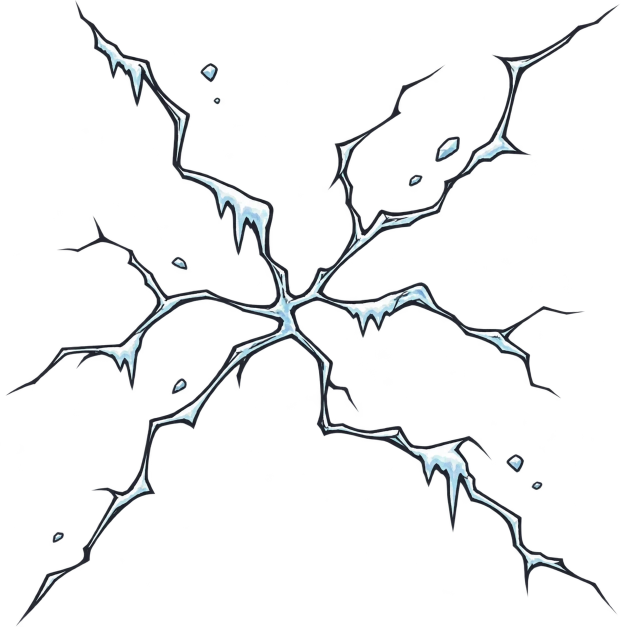
#> input picture art/fx/frost_crack_overlay.webp, 1254 x 1254 px (shown at 1/2 size)
$ python slice_layers.py ../fx/frost_crack_overlay.webp ../fx/explosion_sheet_4x3.png
#> lines starting #> are read from the running program, lines starting #| are printed output that depends on the picture; after the words box and inside, x2 and y2 are one past the last pixel; in counts of white or black regions, pixels touching at a corner belong together
#!/usr/bin/env python3
"""Slice a generated 'separated parts' sheet into one transparent PNG per part (+ manifest.json).
Usage: slice_layers.py sheet.webp out_dir name1 name2 ...   (names in reading order: top band to bottom band, left to right)
Parts that touch/overlap come out as ONE piece - the script reports the count so you can re-prompt with 'visible gaps'."""
import sys, os, json
import numpy as np
from PIL import Image
from scipy import ndimage as ndi

sheet, out, names = sys.argv[1], sys.argv[2], sys.argv[3:]
im = Image.open(sheet).convert("RGBA"); a = np.array(im)
#> further down, im is the input picture: PIL image 1254x1254 RGBA; mean R, G, B, A 11.5, 12.5, 13.5, 20.9
THR = int(os.environ.get("SLICE_THR", 8)); KEEP = int(os.environ.get("SLICE_KEEP", 8))   # raise THR to separate soft glows from solid parts
mask = a[..., 3] > THR
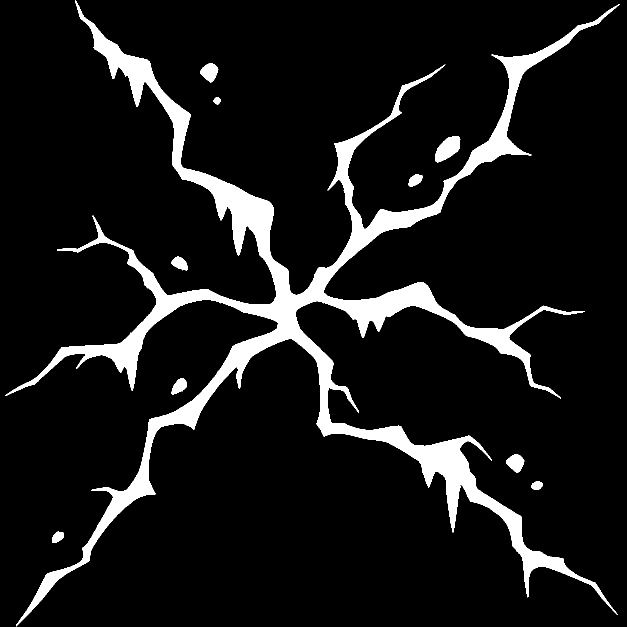
#> mask: shape (1254, 1254) bool (shown at 1/2 size); 9.2% white; 14 white regions (4 under 20 px), largest, box (x1, y1, x2, y2) and area: (11, 0, 1240, 1253) 138274, (870, 272, 921, 325) 1677, (400, 126, 437, 165) 924
lab, n = ndi.label(ndi.binary_dilation(mask, iterations=6))   # join tiny gaps inside a part, not between parts
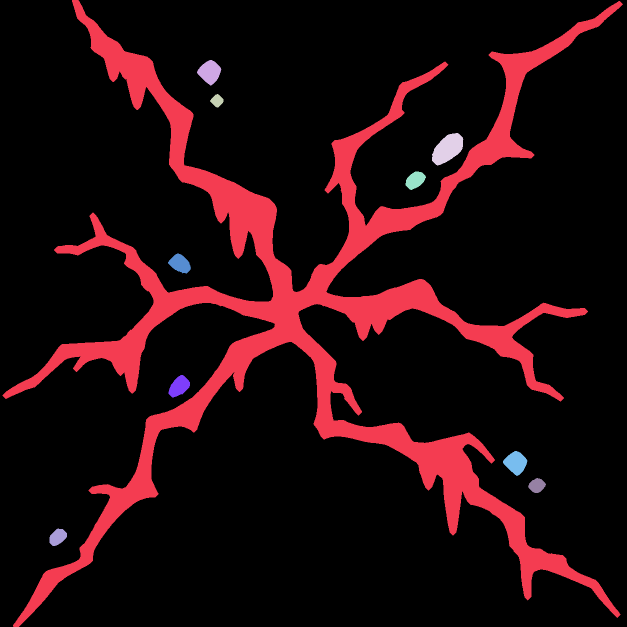
#> lab: shape (1254, 1254) int32 (shown at 1/2 size); 11 distinct labels, from 0 to 10; one colour per label, 0 black
#> n = 10
parts = []
for k in range(1, n + 1):
    ys, xs = np.where((lab == k) & mask)
    if len(ys) < int(os.environ.get('SLICE_MIN', 4000)):
        continue
    parts.append((ys.min(), xs.min(), ys.max(), xs.max(), k))
#> after the loop, parts = [(0, 11, 1252, 1239, 1)]
parts.sort(key=lambda p: (round((p[0] + p[2]) / 2 / 250), (p[1] + p[3]) / 2))
if len(parts) != len(names):
    print(f"WARNING: found {len(parts)} parts but {len(names)} names given"); names = (names + [f"part{i}" for i in range(len(parts))])[:len(parts)]
#| WARNING: found 1 parts but 0 names given
#> after `names = (names + [f'part{i}' for i in range(len(parts))])[:len(parts)]`: names = ['part0']
os.makedirs(out, exist_ok=True)
manifest = {"sheet": os.path.basename(sheet), "sheet_size": list(im.size), "parts": {}}
for (y0, x0, y1, x1, k), name in zip(parts, names):
    pad = 4
    box = (max(0, x0 - pad), max(0, y0 - pad), min(im.width, x1 + 1 + pad), min(im.height, y1 + 1 + pad))
    crop = np.array(im.crop(box))
    keep = ndi.binary_dilation(lab[box[1]:box[3], box[0]:box[2]] == k, iterations=KEEP)   # drop neighbours' pixels
    crop[..., 3] = np.where(keep, crop[..., 3], 0)
    Image.fromarray(crop, "RGBA").save(os.path.join(out, f"{name}.png"))
    manifest["parts"][name] = {"sheet_box": [int(v) for v in box], "size": [int(box[2] - box[0]), int(box[3] - box[1])]}
#> this loop made 1 pass
#> (y0, x0, y1, x1, k, name, pad, box) on pass 1: (0, 11, 1252, 1239, 1, 'part0', 4, (7, 0, 1244, 1254))
#> pass 1, `crop = np.array(im.crop(box))`:
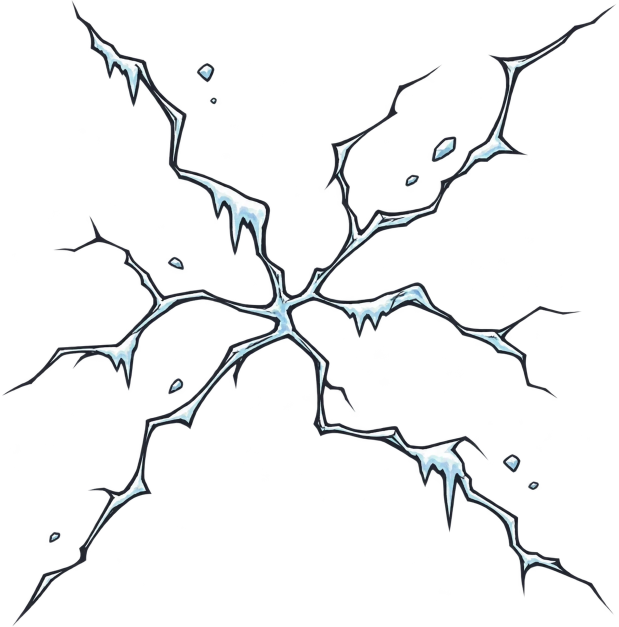
#> crop: shape (1254, 1237, 4) (shown at 1/2 size); mean R, G, B, A 11.7, 12.7, 13.7, 21.2; transparent parts drawn white
#> pass 1, `keep = ndi.binary_dilation(lab[box[1]:box[3], box[0]:box[2]] == k, ite..`:
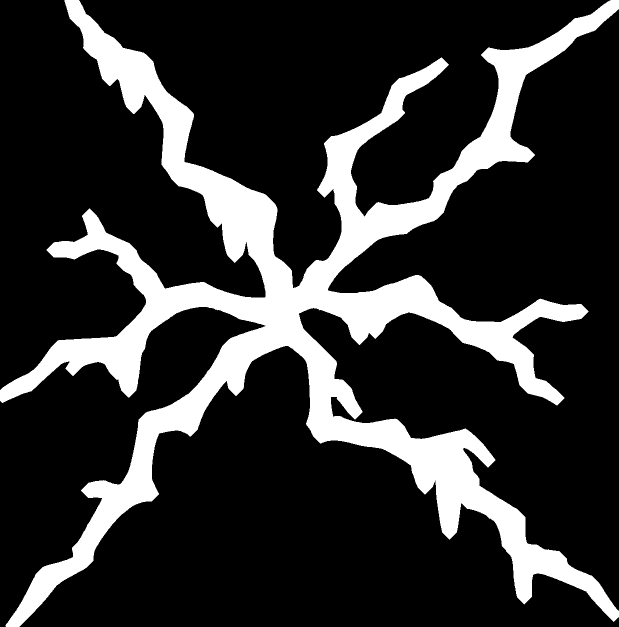
#> keep: shape (1254, 1237) bool (shown at 1/2 size); 19.4% white; 1 white region, box (x1, y1, x2, y2) and area: (0, 0, 1237, 1254) 300170
#> pass 1, `Image.fromarray(crop, "RGBA").save(os.path.join(out, f"{name}.png"))`:
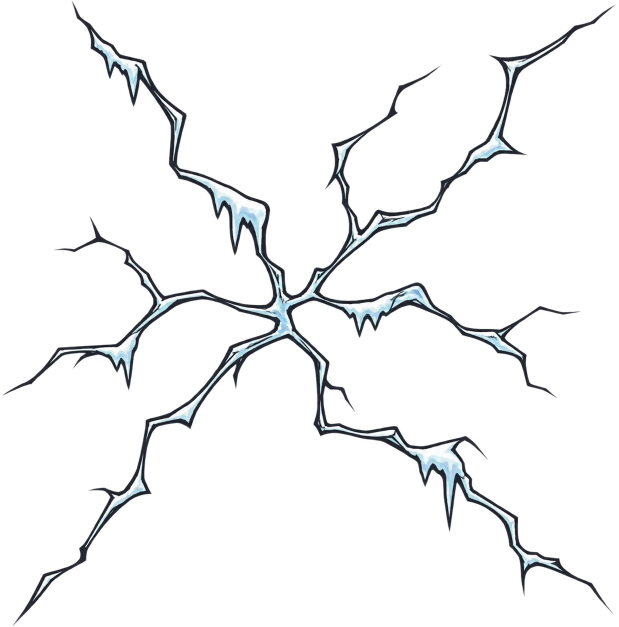
#> saved as part0.png: PIL image 1237x1254 RGBA (shown at 1/2 size); mean R, G, B, A 11.7, 12.7, 13.7, 20.4; transparent parts drawn white
#> after the loop, manifest = 3 items
json.dump(manifest, open(os.path.join(out, "manifest.json"), "w"), indent=1)
print(f"{out}: {len(parts)} parts -> {', '.join(names)}")
#| ../fx/explosion_sheet_4x3.png: 1 parts -> part0
